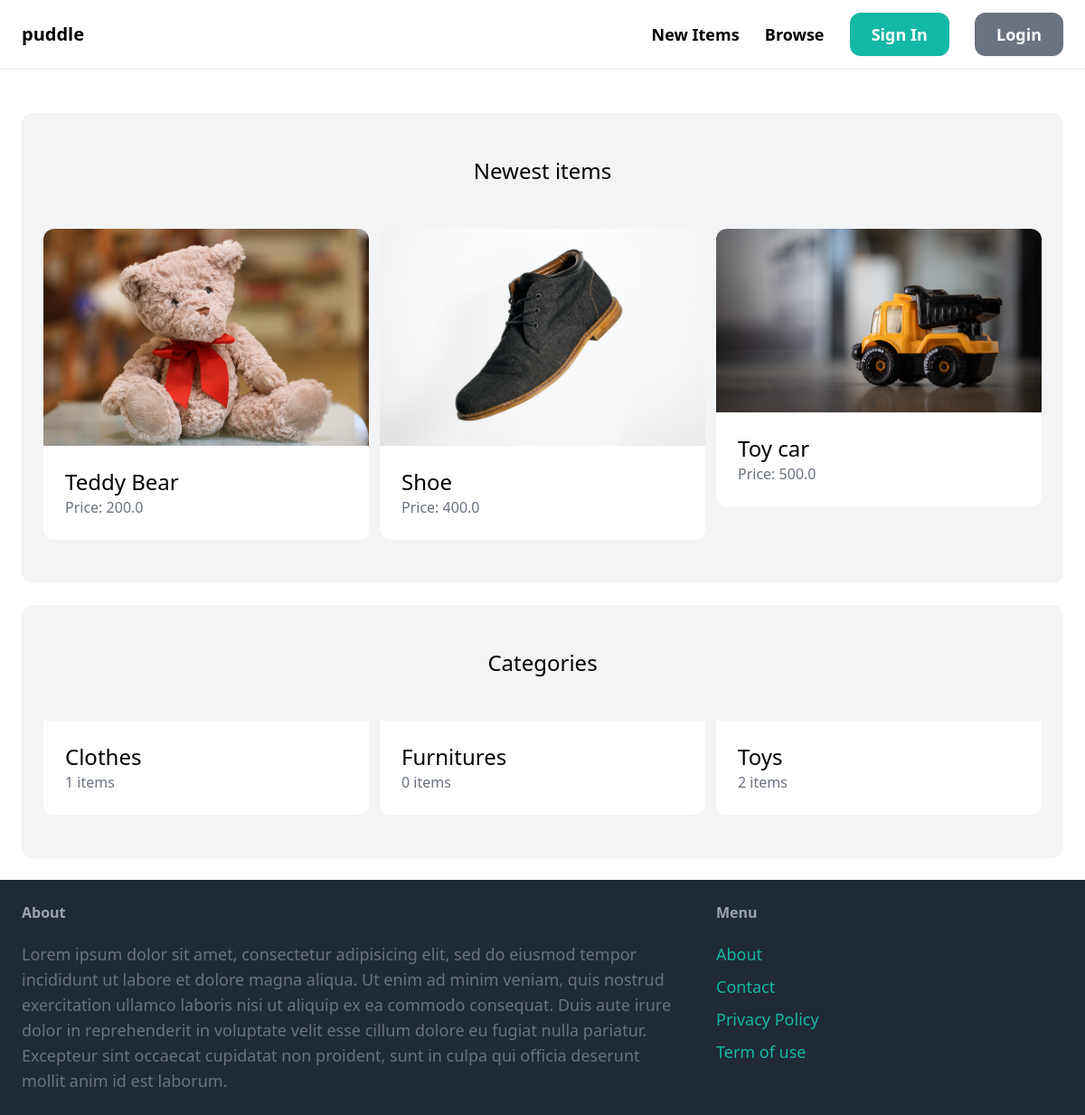
The app's page /, older data.
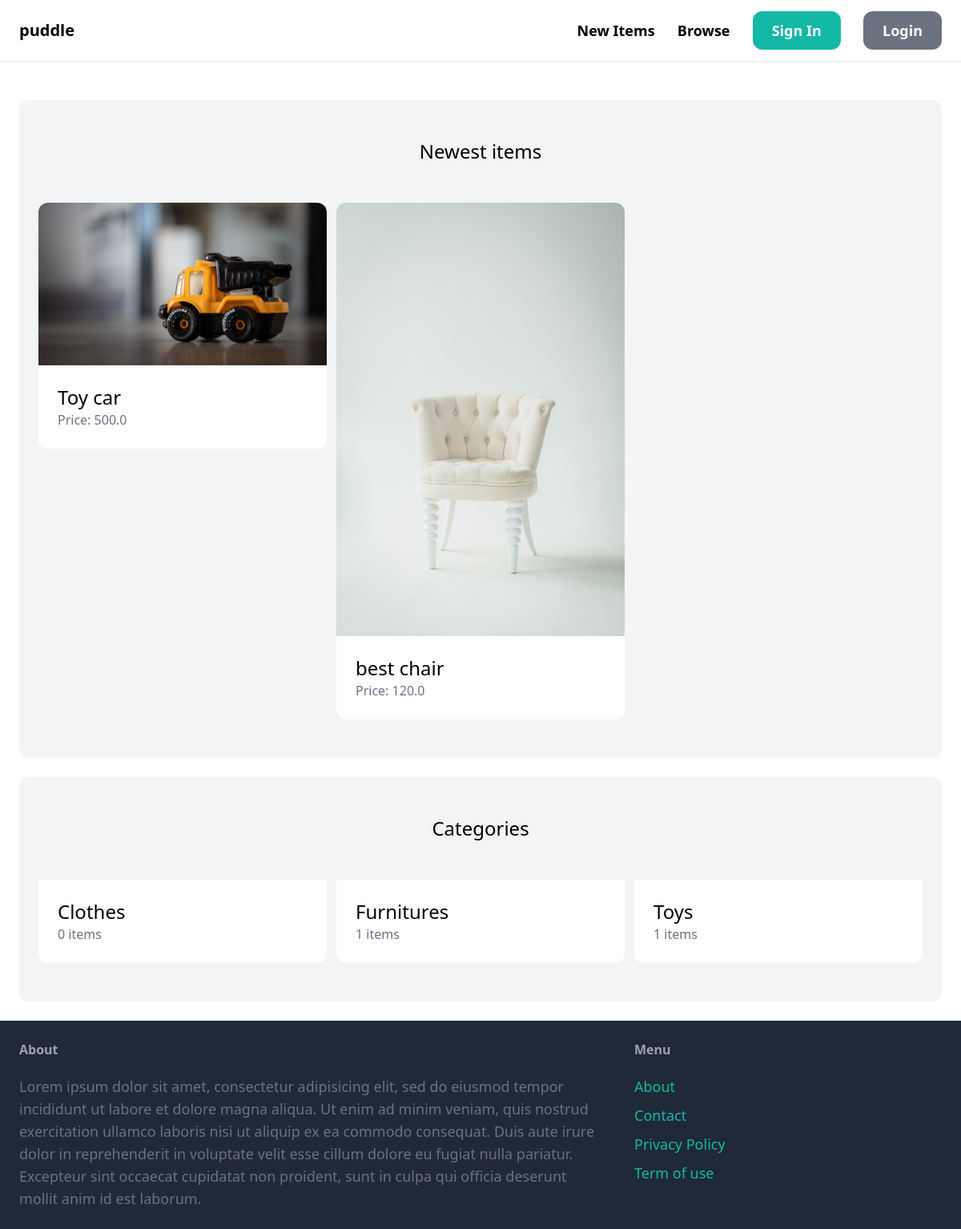
The same page, newer data.
### item/models.py (models this page shows, shortened)
class Item(models.Model):
    category = models.ForeignKey(Category, related_name="items", on_delete = models.CASCADE)
    name = models.CharField(max_length=255)
    description = models.TextField(blank=True, null =True)
    price = models.FloatField()
    image = models.ImageField(upload_to="item_images", blank=True, null =True)
    is_sold = models.BooleanField(default=False)
    created_by = models.ForeignKey(User, related_name="items", on_delete =models.CASCADE)
    created_at = models.DateTimeField(auto_now_add=True)

class Category(models.Model):
    name = models.CharField(max_length=255)
    class Meta:
        ordering = ('name',)
        verbose_name_plural = "Categories"

### core/views.py (the view)
# urls.py: path("", views.index, name="index"),
def index(request):
    items = Item.objects.filter(is_sold=False)[0:6]
    categories = Category.objects.all()
    return render(request, 'core/index.html',{
        'categories': categories,
        'items': items,
    })

### core/templates/core/index.html
{% extends 'core/base.html' %} {% block title %}Welcome{% endblock %}
{% block content %}
<div class="mt-6 px-6 py-12 bg-gray-100 rounded-xl">
  <h2 class="mb-12 text-2xl text-center">Newest items</h2>
  <div class="grid grid-cols-3 gap-3">
    {% for item in items %}
    <div>
      <a href="{% url 'item:detail' item.id %}">
        <div>
          <img src="{{ item.image.url }}" class="rounded-t-xl" />
        </div>
        <div class="p-6 bg-white rounded-b-xl">
          <h2 class="text-2xl">{{ item.name }}</h2>
          <p class="text-gray-500">Price: {{ item.price }}</p>
        </div>
      </a>
    </div>
    {% endfor %}
  </div>
</div>
<div class="mt-6 px-6 py-12 bg-gray-100 rounded-xl">
  <h2 class="mb-12 text-2xl text-center">Categories</h2>
  <div class="grid grid-cols-3 gap-3">
    {% for category in categories %}
    <div>
      <a href="#">
        <div class="p-6 bg-white rounded-b-xl">
          <h2 class="text-2xl">{{ category.name }}</h2>
          <p class="text-gray-500">{{ category.items.count }} items</p>
        </div>
      </a>
    </div>
    {% endfor %}
  </div>
</div>
{% endblock %}

### core/templates/core/base.html (shortened to what this page needs)
<!DOCTYPE html>
<html>
  <head>
    <script src="https://cdn.tailwindcss.com"></script>
  </head>
  <body>
    <nav
      class="py-6 px-6 flex justify-between items-center border-b border-gray-200"
    >
      <a href="/" class="text-xl font-semibold">puddle</a>
      <div class="space-x-6">
        <a
          href="{% url 'item:new'  %}"
          class="text-lg font-semibold hover:text-gray-500"
          >New Items</a
        >
        <a href="{% url 'item:items'%}" class="text-lg font-semibold hover:text-gray-500">Browse</a>
        {% if request.user.is_authenticated %}
        <a
          href=""
          class="px-6 py-3 text-lg font-semibold bg-teal-500 text-white rounded-xl hover:bg-teal-700"
          >Inbox</a
        >
        <a
          href="{% url 'dashboard:index'  %}"
          class="px-6 py-3 text-lg font-semibold bg-gray-500 text-white rounded-xl hover:bg-gray-700"
          >Dashboard</a
        >
        {% else %}
        <a
          href="{% url 'core:signup' %}"
          class="px-6 py-3 text-lg font-semibold bg-teal-500 text-white rounded-xl hover:bg-teal-700"
          >Sign In</a
        >
        <a
          href="{% url 'core:login' %}"
          class="px-6 py-3 text-lg font-semibold bg-gray-500 text-white rounded-xl hover:bg-gray-700"
          >Login</a
        >
        {% endif %}
      </div>
    </nav>
    <div class="px-6 py-6">{% block content %}{% endblock content %}</div>
    <footer class="py-6 px-6 flex justify-between bg-gray-800">
      <div class="w-2/3 pr-10">
        <h3 class="mb-5 font-semibold text-gray-400">About</h3>
        <p class="text-lg text-gray-500">{% lorem 1 %}</p>
      </div>
      <div class="w-1/3">
        <h3 class="mb-5 font-semibold text-gray-400">Menu</h3>
        <ul class="space-y-2">
          <li>
            <a href="#" class="text-lg text-teal-500 hover:text-teal-700"
              >About</a
            >
          </li>
          <li>
            <a
              href="{% url 'core:contact' %}"
              class="text-lg text-teal-500 hover:text-teal-700"
              >Contact</a
            >
          </li>
          <li>
            <a href="#" class="text-lg text-teal-500 hover:text-teal-700"
              >Privacy Policy</a
            >
          </li>
          <li>
            <a href="#" class="text-lg text-teal-500 hover:text-teal-700"
              >Term of use</a
            >
          </li>
        </ul>
      </div>
    </footer>
  </body>
</html>

Row changes from the older to the newer data that the page shows:
removed Item: image (picture), name "Teddy Bear", price "200.0"
removed Item: image (picture), name "Shoe", price "400.0"
added Item: image (picture), name "best chair", price "120.0"
computed for Category "Clothes": items.count "1" → "0"
computed for Category "Furnitures": items.count "0" → "1"
computed for Category "Toys": items.count "2" → "1"
